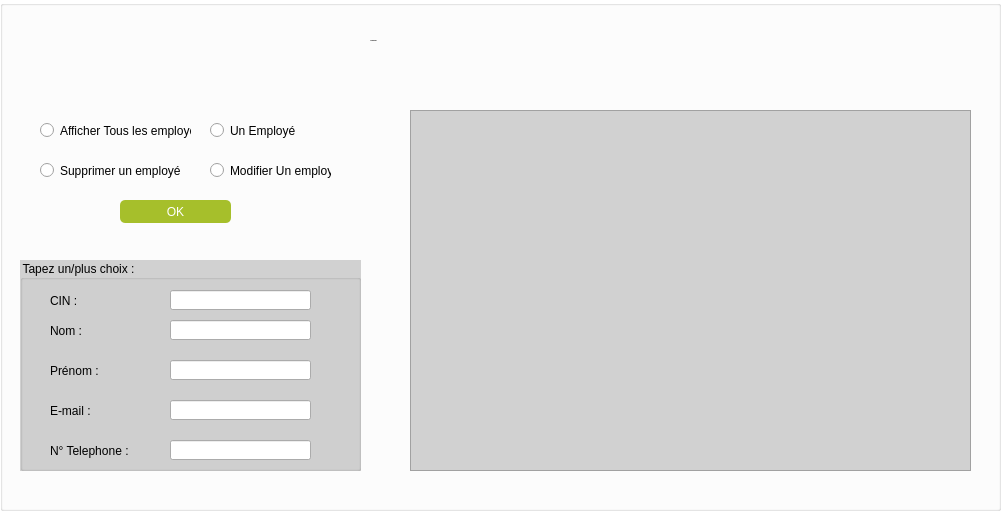
    <widget class="QGroupBox" name="groupBox_afficherEmployes">
     <property name="geometry">
      <rect>
       <x>260</x>
       <y>0</y>
       <width>1001</width>
       <height>511</height>
      </rect>
     </property>
     <property name="styleSheet">
      <string notr="true">QPushButton
{
background : rgb(166, 191, 43);
color : white ;
border-radius:5px;
}
QPushButton:hover
{
background:	rgb(255, 232, 103);
border-radius:10px;
}


QGroupBox
{

background :qlineargradient(spread:pad, x1:0, y1:0, x2:1, y2:1, stop:0 rgba(255, 255, 255, 255), stop:1 rgba(255, 255, 255, 255))
;



}</string>
     </property>
     <property name="title">
      <string/>
     </property>
     <property name="alignment">
      <set>Qt::AlignCenter</set>
     </property>
     <widget class="QLabel" name="label_17">
      <property name="geometry">
       <rect>
        <x>370</x>
        <y>20</y>
        <width>291</width>
        <height>41</height>
       </rect>
      </property>
      <property name="font">
       <font>
        <family>century c</family>
        <pointsize>-1</pointsize>
        <weight>75</weight>
        <bold>true</bold>
       </font>
      </property>
      <property name="text">
       <string> Les Employés</string>
      </property>
     </widget>
     <widget class="QTableView" name="tableView">
      <property name="geometry">
       <rect>
        <x>410</x>
        <y>110</y>
        <width>561</width>
        <height>361</height>
       </rect>
      </property>
      <property name="styleSheet">
       <string notr="true">QTableView
{
background: rgb(209, 209, 209);


}

QTableView:hover
{
background: rgb(189, 189, 56);
}</string>
      </property>
     </widget>
     <widget class="QGroupBox" name="groupBox_4">
      <property name="geometry">
       <rect>
        <x>20</x>
        <y>260</y>
        <width>341</width>
        <height>211</height>
       </rect>
      </property>
      <property name="styleSheet">
       <string notr="true">QGroupBox
{
background: rgb(209, 209, 209);

}</string>
      </property>
      <property name="title">
       <string>Tapez un/plus choix :</string>
      </property>
      <widget class="QLabel" name="label_18">
       <property name="geometry">
        <rect>
         <x>30</x>
         <y>30</y>
         <width>111</width>
         <height>21</height>
        </rect>
       </property>
       <property name="text">
        <string>CIN :</string>
       </property>
      </widget>
      <widget class="QLabel" name="label_20">
       <property name="geometry">
        <rect>
         <x>30</x>
         <y>100</y>
         <width>111</width>
         <height>21</height>
        </rect>
       </property>
       <property name="text">
        <string>Prénom :</string>
       </property>
      </widget>
      <widget class="QLabel" name="label_19">
       <property name="geometry">
        <rect>
         <x>30</x>
         <y>60</y>
         <width>111</width>
         <height>21</height>
        </rect>
       </property>
       <property name="text">
        <string>Nom :</string>
       </property>
      </widget>
      <widget class="QLabel" name="label_26">
       <property name="geometry">
        <rect>
         <x>30</x>
         <y>140</y>
         <width>111</width>
         <height>21</height>
        </rect>
       </property>
       <property name="text">
        <string>E-mail :</string>
       </property>
      </widget>
      <widget class="QLabel" name="label_27">
       <property name="geometry">
        <rect>
         <x>30</x>
         <y>180</y>
         <width>111</width>
         <height>21</height>
        </rect>
       </property>
       <property name="text">
        <string>N° Telephone :</string>
       </property>
      </widget>
      <widget class="QLineEdit" name="lineEdit_19">
       <property name="geometry">
        <rect>
         <x>150</x>
         <y>30</y>
         <width>141</width>
         <height>20</height>
        </rect>
       </property>
       <property name="alignment">
        <set>Qt::AlignCenter</set>
       </property>
      </widget>
      <widget class="QLineEdit" name="lineEdit_20">
       <property name="geometry">
        <rect>
         <x>150</x>
         <y>60</y>
         <width>141</width>
         <height>20</height>
        </rect>
       </property>
       <property name="alignment">
        <set>Qt::AlignCenter</set>
       </property>
      </widget>
      <widget class="QLineEdit" name="lineEdit_21">
       <property name="geometry">
        <rect>
         <x>150</x>
         <y>100</y>
         <width>141</width>
         <height>20</height>
        </rect>
       </property>
       <property name="alignment">
        <set>Qt::AlignCenter</set>
       </property>
      </widget>
      <widget class="QLineEdit" name="lineEdit_22">
       <property name="geometry">
        <rect>
         <x>150</x>
         <y>140</y>
         <width>141</width>
         <height>20</height>
        </rect>
       </property>
       <property name="alignment">
        <set>Qt::AlignCenter</set>
       </property>
      </widget>
      <widget class="QLineEdit" name="lineEdit_23">
       <property name="geometry">
        <rect>
         <x>150</x>
         <y>180</y>
         <width>141</width>
         <height>20</height>
        </rect>
       </property>
       <property name="alignment">
        <set>Qt::AlignCenter</set>
       </property>
      </widget>
     </widget>
     <widget class="QRadioButton" name="radioButton">
      <property name="geometry">
       <rect>
        <x>40</x>
        <y>120</y>
        <width>151</width>
        <height>21</height>
       </rect>
      </property>
      <property name="text">
       <string>Afficher Tous les employés</string>
      </property>
     </widget>
     <widget class="QRadioButton" name="radioButton_2">
      <property name="geometry">
       <rect>
        <x>210</x>
        <y>120</y>
        <width>121</width>
        <height>21</height>
       </rect>
      </property>
      <property name="text">
       <string>Un Employé</string>
      </property>
     </widget>
     <widget class="QPushButton" name="pushButton_9">
      <property name="geometry">
       <rect>
        <x>120</x>
        <y>200</y>
        <width>111</width>
        <height>23</height>
       </rect>
      </property>
      <property name="text">
       <string>OK</string>
      </property>
     </widget>
     <widget class="QRadioButton" name="radioButton_3">
      <property name="geometry">
       <rect>
        <x>40</x>
        <y>160</y>
        <width>151</width>
        <height>21</height>
       </rect>
      </property>
      <property name="text">
       <string>Supprimer un employé</string>
      </property>
     </widget>
     <widget class="QRadioButton" name="radioButton_4">
      <property name="geometry">
       <rect>
        <x>210</x>
        <y>160</y>
        <width>121</width>
        <height>21</height>
       </rect>
      </property>
      <property name="text">
       <string>Modifier Un employé</string>
      </property>
     </widget>
    </widget>
